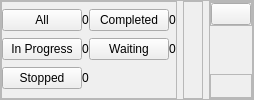
     <widget class="QFrame" name="frame_statistics">
      <property name="frameShape">
       <enum>QFrame::StyledPanel</enum>
      </property>
      <property name="frameShadow">
       <enum>QFrame::Raised</enum>
      </property>
      <layout class="QHBoxLayout" name="horizontalLayout_9">
       <property name="leftMargin">
        <number>0</number>
       </property>
       <property name="topMargin">
        <number>0</number>
       </property>
       <property name="rightMargin">
        <number>0</number>
       </property>
       <property name="bottomMargin">
        <number>0</number>
       </property>
       <item>
        <widget class="QFrame" name="frame_statistics_details">
         <property name="frameShape">
          <enum>QFrame::StyledPanel</enum>
         </property>
         <property name="frameShadow">
          <enum>QFrame::Raised</enum>
         </property>
         <layout class="QGridLayout" name="gridLayout">
          <property name="leftMargin">
           <number>0</number>
          </property>
          <property name="topMargin">
           <number>0</number>
          </property>
          <property name="rightMargin">
           <number>0</number>
          </property>
          <property name="bottomMargin">
           <number>0</number>
          </property>
          <property name="spacing">
           <number>0</number>
          </property>
          <item row="0" column="0">
           <widget class="QPushButton" name="buttonAll">
            <property name="text">
             <string>All</string>
            </property>
           </widget>
          </item>
          <item row="0" column="3">
           <widget class="QLabel" name="textCompleted">
            <property name="text">
             <string>0</string>
            </property>
            <property name="alignment">
             <set>Qt::AlignCenter</set>
            </property>
           </widget>
          </item>
          <item row="0" column="2">
           <widget class="QPushButton" name="buttonCompleted">
            <property name="text">
             <string>Completed</string>
            </property>
           </widget>
          </item>
          <item row="1" column="1">
           <widget class="QLabel" name="textInProgress">
            <property name="text">
             <string>0</string>
            </property>
            <property name="alignment">
             <set>Qt::AlignCenter</set>
            </property>
           </widget>
          </item>
          <item row="1" column="2">
           <widget class="QPushButton" name="buttonWaiting">
            <property name="text">
             <string>Waiting</string>
            </property>
           </widget>
          </item>
          <item row="0" column="1">
           <widget class="QLabel" name="textAll">
            <property name="text">
             <string>0</string>
            </property>
            <property name="alignment">
             <set>Qt::AlignCenter</set>
            </property>
           </widget>
          </item>
          <item row="1" column="0">
           <widget class="QPushButton" name="buttonInProgress">
            <property name="text">
             <string>In Progress</string>
            </property>
           </widget>
          </item>
          <item row="1" column="3">
           <widget class="QLabel" name="textWaiting">
            <property name="text">
             <string>0</string>
            </property>
            <property name="alignment">
             <set>Qt::AlignCenter</set>
            </property>
           </widget>
          </item>
          <item row="2" column="0">
           <widget class="QPushButton" name="buttonStopped">
            <property name="text">
             <string>Stopped</string>
            </property>
           </widget>
          </item>
          <item row="2" column="1">
           <widget class="QLabel" name="textStopped">
            <property name="text">
             <string>0</string>
            </property>
            <property name="alignment">
             <set>Qt::AlignCenter</set>
            </property>
           </widget>
          </item>
         </layout>
        </widget>
       </item>
       <item>
        <widget class="QFrame" name="frame">
         <property name="frameShape">
          <enum>QFrame::StyledPanel</enum>
         </property>
         <property name="frameShadow">
          <enum>QFrame::Raised</enum>
         </property>
         <layout class="QVBoxLayout" name="verticalLayout_17"/>
        </widget>
       </item>
       <item>
        <widget class="QFrame" name="frame_6">
         <property name="frameShape">
          <enum>QFrame::StyledPanel</enum>
         </property>
         <property name="frameShadow">
          <enum>QFrame::Raised</enum>
         </property>
         <layout class="QVBoxLayout" name="verticalLayout_9">
          <property name="spacing">
           <number>0</number>
          </property>
          <property name="leftMargin">
           <number>0</number>
          </property>
          <property name="topMargin">
           <number>0</number>
          </property>
          <property name="rightMargin">
           <number>0</number>
          </property>
          <property name="bottomMargin">
           <number>0</number>
          </property>
          <item alignment="Qt::AlignRight|Qt::AlignTop">
           <widget class="QFrame" name="frame_8">
            <property name="frameShape">
             <enum>QFrame::StyledPanel</enum>
            </property>
            <property name="frameShadow">
             <enum>QFrame::Raised</enum>
            </property>
            <layout class="QVBoxLayout" name="verticalLayout_10">
             <property name="spacing">
              <number>0</number>
             </property>
             <property name="leftMargin">
              <number>0</number>
             </property>
             <property name="topMargin">
              <number>0</number>
             </property>
             <property name="rightMargin">
              <number>0</number>
             </property>
             <property name="bottomMargin">
              <number>0</number>
             </property>
             <item>
              <widget class="QPushButton" name="buttonShowHideStatistics">
               <property name="text">
                <string/>
               </property>
               <property name="icon">
                <iconset resource="../icons.qrc">
                 <normaloff>:/white icons/White icon/chevron-down.svg</normaloff>:/white icons/White icon/chevron-down.svg</iconset>
               </property>
              </widget>
             </item>
            </layout>
           </widget>
          </item>
          <item alignment="Qt::AlignRight|Qt::AlignBottom">
           <widget class="QFrame" name="frame_resize_grip">
            <property name="sizePolicy">
             <sizepolicy hsizetype="Preferred" vsizetype="Expanding">
              <horstretch>0</horstretch>
              <verstretch>0</verstretch>
             </sizepolicy>
            </property>
            <property name="minimumSize">
             <size>
              <width>10</width>
              <height>10</height>
             </size>
            </property>
            <property name="frameShape">
             <enum>QFrame::StyledPanel</enum>
            </property>
            <property name="frameShadow">
             <enum>QFrame::Raised</enum>
            </property>
            <layout class="QVBoxLayout" name="verticalLayout_11">
             <property name="spacing">
              <number>0</number>
             </property>
             <property name="leftMargin">
              <number>0</number>
             </property>
             <property name="topMargin">
              <number>0</number>
             </property>
             <property name="rightMargin">
              <number>0</number>
             </property>
             <property name="bottomMargin">
              <number>0</number>
             </property>
             <item>
              <widget class="QPushButton" name="pushButton">
               <property name="text">
                <string/>
               </property>
               <property name="icon">
                <iconset resource="../icons.qrc">
                 <normaloff>:/white icons/White icon/arrow-down-right.svg</normaloff>:/white icons/White icon/arrow-down-right.svg</iconset>
               </property>
               <property name="iconSize">
                <size>
                 <width>12</width>
                 <height>12</height>
                </size>
               </property>
               <property name="flat">
                <bool>true</bool>
               </property>
              </widget>
             </item>
            </layout>
           </widget>
          </item>
         </layout>
        </widget>
       </item>
      </layout>
     </widget>
